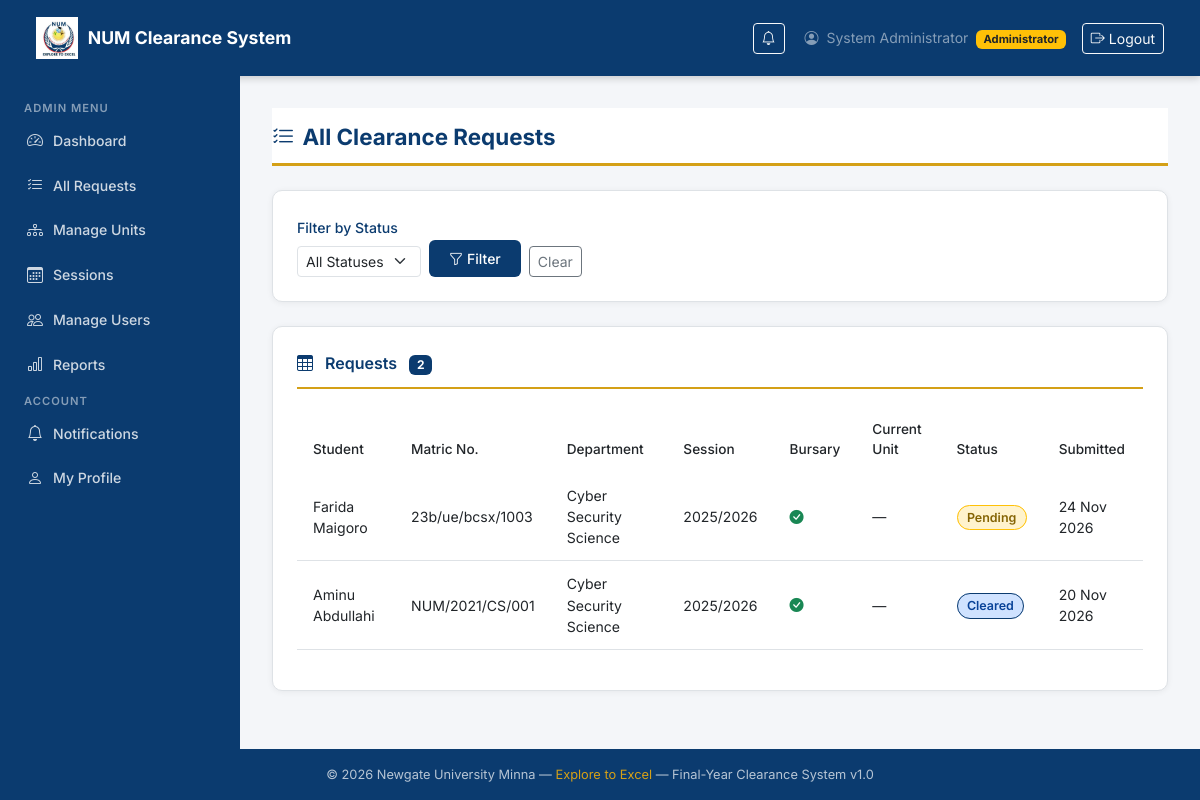
/clearance/admin/requests/ (signed in), run on the app's committed database.
### accounts/models.py (models this page shows, shortened)
class CustomUser(AbstractUser):
    ROLE_CHOICES = [
        ('student',      'Student'),
        ('bursary',      'Bursary Officer'),
        ('unit_officer', 'Unit Officer'),
        ('admin',        'Administrator'),
    ]
    role            = models.CharField(max_length=20, choices=ROLE_CHOICES, default='student')
    matric_number   = models.CharField(max_length=20, blank=True, null=True, unique=True)
    department      = models.CharField(max_length=100, blank=True, null=True)
    phone           = models.CharField(max_length=15, blank=True, null=True)
    is_verified     = models.BooleanField(default=False)
    @property
    def is_student(self):
        return self.role == 'student'
    @property
    def is_bursary(self):
        return self.role == 'bursary'
    @property
    def is_unit_officer(self):
        return self.role == 'unit_officer'
    @property
    def is_admin_user(self):
        return self.role == 'admin'

### clearance/models.py (models this page shows, shortened)
class ClearanceRequest(models.Model):
    STATUS_CHOICES = [
        ('pending',  'Pending'),
        ('cleared',  'Cleared'),
        ('declined', 'Declined'),
    ]
    student             = models.ForeignKey(
                            settings.AUTH_USER_MODEL,
                            on_delete=models.CASCADE,
                            related_name='clearance_requests',
                            limit_choices_to={'role': 'student'}
                          )
    session_year        = models.CharField(max_length=20)   # e.g. 2024/2025
    status              = models.CharField(max_length=10, choices=STATUS_CHOICES, default='pending')
    bursary_confirmed   = models.BooleanField(default=False)
    bursary_confirmed_by = models.ForeignKey(
                            settings.AUTH_USER_MODEL,
                            on_delete=models.SET_NULL,
                            null=True, blank=True,
                            related_name='bursary_confirmations',
                            limit_choices_to={'role': 'bursary'}
                          )
    bursary_confirmed_at = models.DateTimeField(null=True, blank=True)
    current_unit        = models.ForeignKey(
                            Unit,
                            on_delete=models.SET_NULL,
                            null=True, blank=True,
                            related_name='current_requests'
                          )
    submitted_at        = models.DateTimeField(auto_now_add=True)
    completed_at        = models.DateTimeField(null=True, blank=True)
    class Meta:
        unique_together = ('student', 'session_year')
        ordering = ['-submitted_at']

### clearance/views.py (the view)
@login_required
@role_required('admin')
def admin_requests(request):
    status_filter = request.GET.get('status', '')
    requests = ClearanceRequest.objects.select_related(
        'student', 'current_unit'
    ).order_by('-submitted_at')
    if status_filter:
        requests = requests.filter(status=status_filter)
    return render(request, 'clearance/admin_requests.html', {
        'requests':      requests,
        'status_filter': status_filter,
    })

### clearance/templatetags/clearance_tags.py (called while the page is built)
@register.simple_tag
def unread_count(user):
    if not user or not user.is_authenticated:
        return 0
    return Notification.objects.filter(
        user=user,
        is_read=False
    ).count()

### clearance/views.py (called while the page is built)
def role_required(*roles):
    from functools import wraps
    def decorator(view_func):
        @wraps(view_func)
        def _wrapped(request, *args, **kwargs):
            if not request.user.is_authenticated:
                return redirect('login')
            if request.user.role not in roles:
                messages.error(request, 'Access denied.')
                return redirect('dashboard')
            return view_func(request, *args, **kwargs)
        return _wrapped
    return decorator

### templates/clearance/admin_requests.html (shortened to what this page needs)
{% extends 'base.html' %}
{% block content %}
<div class="page-header">
  <h1><i class="bi bi-list-check me-2"></i>All Clearance Requests</h1>
</div>
<div class="num-card mb-4">
  <form method="get" class="d-flex gap-2 align-items-end flex-wrap">
    <div>
      <label class="form-label small">Filter by Status</label>
      <select name="status" class="form-select form-select-sm">
        <option value="">All Statuses</option>
      </select>
    </div>
    <button type="submit" class="btn btn-num btn-sm">
      <i class="bi bi-funnel me-1"></i>Filter
    </button>
    <a href="{% url 'clearance:admin_requests' %}"
       class="btn btn-outline-secondary btn-sm">
      Clear
    </a>
  </form>
</div>
<div class="num-card">
  <div class="card-title">
    <i class="bi bi-table me-2"></i>
    Requests
    <span class="badge ms-2"
          style="background:var(--num-navy); color:white;">
      {{ requests.count }}
    </span>
  </div>
  {% if requests %}
    <div class="table-responsive">
      <table class="table num-table">
        <thead>
          <tr>
            <th>Student</th>
            <th>Matric No.</th>
            <th>Department</th>
            <th>Session</th>
            <th>Bursary</th>
            <th>Current Unit</th>
            <th>Status</th>
            <th>Submitted</th>
          </tr>
        </thead>
        <tbody>
          {% for req in requests %}
            <tr>
              <td>{{ req.student.get_full_name }}</td>
              <td>{{ req.student.matric_number }}</td>
              <td>{{ req.student.department }}</td>
              <td>{{ req.session_year }}</td>
              <td>
                {% if req.bursary_confirmed %}
                  <i class="bi bi-check-circle-fill"
                     style="color:var(--num-green);"></i>
                {% else %}
                  <i class="bi bi-clock"
                     style="color:var(--num-gold);"></i>
                {% endif %}
              </td>
              <td class="small">
                {{ req.current_unit.name|default:"—" }}
              </td>
              <td>
                <span class="status-badge badge-{{ req.status }}">
                  {{ req.get_status_display }}
                </span>
              </td>
              <td class="small">
                {{ req.submitted_at|date:"d M Y" }}
              </td>
            </tr>
          {% endfor %}
        </tbody>
      </table>
    </div>
  {% else %}
    <div class="text-center py-4 text-muted">
      <i class="bi bi-inbox fs-2"></i>
      <p class="mt-2">No requests found.</p>
    </div>
  {% endif %}
</div>
{% endblock %}

### templates/base.html (shortened to what this page needs)
{% load static clearance_tags %}
<!DOCTYPE html>
<html lang="en">
<head>
  <link href="https://cdn.jsdelivr.net/npm/bootstrap@5.3.0/dist/css/bootstrap.min.css" rel="stylesheet"/>
  <link href="https://cdn.jsdelivr.net/npm/bootstrap-icons@1.11.0/font/bootstrap-icons.css" rel="stylesheet"/>
</head>
<body>
  {% if user.is_authenticated %}
  <nav class="navbar num-navbar">
    <div class="container-fluid">
      <a class="navbar-brand" href="{% url 'dashboard' %}">
        {% load static %}
        <img src="{% static 'images/num-logo.webp' %}" alt="NUM Logo"/>
        <span>NUM Clearance System</span>
      </a>
      <div class="d-flex align-items-center gap-3">
        {% load clearance_tags %}
          {% unread_count request.user as unread %}
        <a href="{% url 'clearance:notifications' %}"
          class="btn btn-sm btn-outline-light position-relative me-1">
          <i class="bi bi-bell"></i>
        </a>
        <span class="text-white-50 small d-none d-md-inline">
          <i class="bi bi-person-circle me-1"></i>
          {{ user.get_full_name|default:user.username }}
          <span class="badge bg-warning text-dark ms-1" style="font-size:0.7rem;">
            {{ user.get_role_display }}
          </span>
        </span>
        <a href="{% url 'logout' %}" class="btn btn-sm btn-outline-light">
          <i class="bi bi-box-arrow-right me-1"></i>Logout
        </a>
      </div>
    </div>
  </nav>
  <div class="sidebar">
    {% if user.is_student %}
      <span class="sidebar-heading">Student Menu</span>
      <a href="{% url 'dashboard' %}"
         class="nav-link {% if request.resolver_match.url_name == 'dashboard' %}active{% endif %}">
        <i class="bi bi-speedometer2"></i> Dashboard
      </a>
      <a href="{% url 'clearance:submit' %}"
         class="nav-link {% if request.resolver_match.url_name == 'submit' %}active{% endif %}">
        <i class="bi bi-send"></i> Submit Clearance
      </a>
      <a href="{% url 'clearance:status' %}"
         class="nav-link {% if request.resolver_match.url_name == 'status' %}active{% endif %}">
        <i class="bi bi-clipboard2-check"></i> My Status
      </a>
    {% elif user.is_admin_user %}
      <span class="sidebar-heading">Admin Menu</span>
      <a href="{% url 'dashboard' %}" class="nav-link">
        <i class="bi bi-speedometer2"></i> Dashboard
      </a>
      <a href="{% url 'clearance:admin_requests' %}" class="nav-link">
        <i class="bi bi-list-check"></i> All Requests
      </a>
      <a href="{% url 'clearance:admin_units' %}" class="nav-link">
        <i class="bi bi-diagram-3"></i> Manage Units
      </a>
      <a href="{% url 'clearance:admin_sessions' %}" class="nav-link {% if request.resolver_match.url_name == 'admin_sessions' %}active{% endif %}">
        <i class="bi bi-calendar3"></i> Sessions
      </a>
      <a href="{% url 'accounts:manage_users' %}" class="nav-link">
        <i class="bi bi-people"></i> Manage Users
      </a>
      <a href="{% url 'clearance:reports' %}" class="nav-link">
        <i class="bi bi-bar-chart"></i> Reports
      </a>
    {% endif %}
    <span class="sidebar-heading" style="margin-top:2rem;">Account</span>
      <a href="{% url 'clearance:notifications' %}"
        class="nav-link {% if request.resolver_match.url_name == 'notifications' %}active{% endif %}">
        <i class="bi bi-bell"></i> Notifications
        {% unread_count request.user as unread %}
      </a>
      <a href="{% url 'accounts:profile' %}" class="nav-link">
        <i class="bi bi-person"></i> My Profile
      </a>
  </div>
  <div class="main-content">
    {% block content %}{% endblock %}
  </div>
  {% else %}
    {% block auth_content %}{% endblock %}
  {% endif %}
  <footer class="num-footer">
    &copy; {% now "Y" %} Newgate University Minna &mdash;
    <span>Explore to Excel</span> &mdash;
    Final-Year Clearance System v1.0
  </footer>
</body>
</html>

### templates/base.html (style rules this page uses)
:root { --num-navy: #0b3b6f; --num-gold: #d4a017; --num-light: #f4f6f9; --num-white: #ffffff; --num-text: #212529; --num-border: #dee2e6; --num-green: #198754; --num-red: #dc3545; }
* { font-family: 'Inter', sans-serif; }
body { background-color: var(--num-light); color: var(--num-text); min-height: 100vh; display: flex; flex-direction: column; }
.num-navbar { background-color: var(--num-navy); padding: 0.75rem 1.5rem; box-shadow: 0 2px 8px rgba(0,0,0,0.2); }
.num-navbar .navbar-brand { color: var(--num-white) !important; font-weight: 700; font-size: 1.1rem; display: flex; align-items: center; gap: 10px; }
.num-navbar .navbar-brand img { height: 42px; width: auto; }
.sidebar { background-color: var(--num-navy); min-height: calc(100vh - 70px); width: 240px; position: fixed; top: 70px; left: 0; padding: 1.5rem 0; z-index: 100; transition: transform 0.3s; }
.sidebar .sidebar-heading { color: rgba(255,255,255,0.5); font-size: 0.7rem; font-weight: 600; text-transform: uppercase; letter-spacing: 1px; padding: 0.5rem 1.5rem; margin-top: 1rem; }
.sidebar .nav-link { color: rgba(255,255,255,0.8); font-size: 0.88rem; font-weight: 500; padding: 0.65rem 1.5rem; display: flex; align-items: center; gap: 10px; border-left: 3px solid transparent; transition: all 0.2s; }
.sidebar .nav-link i { font-size: 1rem; }
.main-content { margin-left: 240px; padding: 2rem; flex: 1; }
.num-card { background: var(--num-white); border: 1px solid var(--num-border); border-radius: 10px; box-shadow: 0 1px 6px rgba(0,0,0,0.06); padding: 1.5rem; margin-bottom: 1.5rem; }
.num-card .card-title { font-size: 1rem; font-weight: 600; color: var(--num-navy); margin-bottom: 1rem; padding-bottom: 0.75rem; border-bottom: 2px solid var(--num-gold); }
.btn-num { background-color: var(--num-navy); color: var(--num-white); border: none; font-weight: 500; border-radius: 6px; padding: 0.5rem 1.25rem; transition: background 0.2s; }
.badge-pending { background-color: #fff3cd; color: #856404; border: 1px solid #ffc107; }
.badge-cleared { background-color: #cfe2ff; color: #084298; border: 1px solid #0b3b6f; }
.status-badge { padding: 0.35em 0.75em; border-radius: 20px; font-size: 0.78rem; font-weight: 600; }
.num-table thead { background-color: var(--num-navy); color: var(--num-white); }
.num-table thead th { font-weight: 500; font-size: 0.85rem; padding: 0.85rem 1rem; border: none; }
.num-table tbody td { padding: 0.75rem 1rem; vertical-align: middle; font-size: 0.88rem; }
.page-header { background: var(--num-white); border-bottom: 3px solid var(--num-gold); padding: 1rem 0 0.75rem; margin-bottom: 1.5rem; }
.page-header h1 { font-size: 1.4rem; font-weight: 700; color: var(--num-navy); margin: 0; }
.form-label { font-weight: 500; font-size: 0.88rem; color: var(--num-navy); }
.num-footer { background-color: var(--num-navy); color: rgba(255,255,255,0.7); text-align: center; padding: 1rem; font-size: 0.8rem; margin-top: auto; }
.num-footer span { color: var(--num-gold); }

### data on the page
CustomUser: get_full_name "System Administrator", role "Administrator"
ClearanceRequest: student.get_full_name "Farida Maigoro", student.matric_number "23b/ue/bcsx/1003", student.department "Cyber Security Science", session_year "2025/2026", bursary_confirmed True (drawn), current_unit.name "—", status "Pending", submitted_at "24 Nov 2026"
ClearanceRequest: student.get_full_name "Aminu Abdullahi", student.matric_number "NUM/2021/CS/001", student.department "Cyber Security Science", session_year "2025/2026", bursary_confirmed True (drawn), current_unit.name "—", status "Cleared", submitted_at "20 Nov 2026"

### other printed values
{{ requests.count }} "2"
